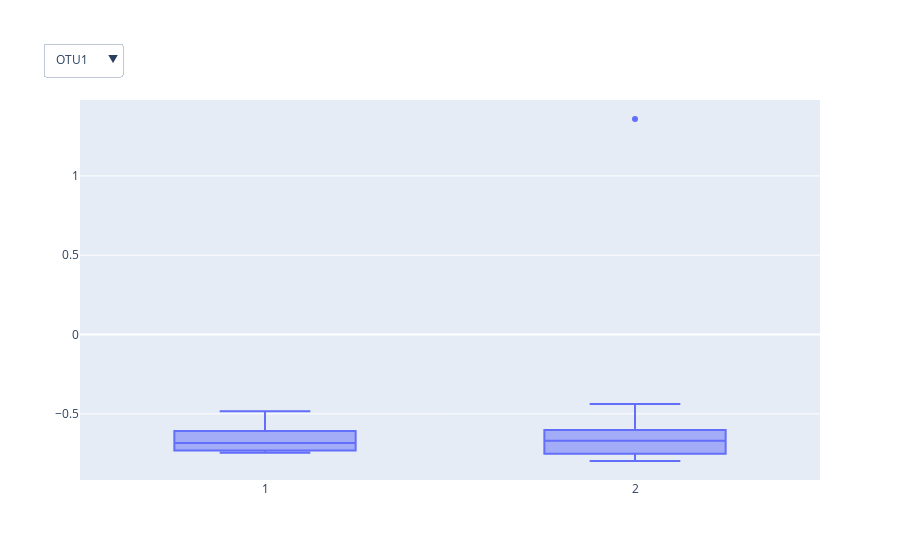

Notebook code for this chart:
### Markdown cell above
## OTU Boxplot

### Code cell
plotOTUBox(data)

### Figure 1 — Plotly figure (JSON) as saved in the notebook; plotly's stock layout.template omitted (floating-point values rounded to 4 significant figures)
{"data": [{"name": "OTU1", "type": "box", "visible": true, "x": [1, 1, 1, 1, 1, 1, 1, 1, 1, 1, 1, 1, 1, 1, 1, 1, 2, 2, 2, 2, 2, 2, 2, 2, 2, 2, 2, 2, 2, 2, 2, 2], "y": [-0.4841, -0.6648, -0.5565, -0.721, -0.7339, -0.745, -0.729, -0.7352, -0.7101, -0.7339, -0.7039, -0.5974, -0.5435, -0.6509, -0.6182, -0.6601, 1.359, -0.726, -0.4698, -0.6948, -0.4386, -0.7715, -0.6635, -0.7694, -0.6764, -0.7974, -0.582, -0.7745, -0.6212, -0.7341, -0.6566, -0.661]}, {"name": "OTU2", "type": "box", "visible": false, "x": [1, 1, 1, 1, 1, 1, 1, 1, 1, 1, 1, 1, 1, 1, 1, 1, 2, 2, 2, 2, 2, 2, 2, 2, 2, 2, 2, 2, 2, 2, 2, 2], "y": [-0.4841, -0.6648, 0.6524, -0.721, -0.2639, -0.745, -0.4289, -0.7352, 0.5708, -0.7339, -0.2339, -0.5974, -0.5435, -0.6509, 1.182, -0.6601, 1.137, -0.726, 0.7391, -0.6948, 2.05, -0.7715, 0.125, -0.7694, 1.44, -0.7974, 0.9549, -0.7745, 1.696, -0.7341, 0.6914, -0.661]}, {"name": "OTU3", "type": "box", "visible": false, "x": [1, 1, 1, 1, 1, 1, 1, 1, 1, 1, 1, 1, 1, 1, 1, 1, 2, 2, 2, 2, 2, 2, 2, 2, 2, 2, 2, 2, 2, 2, 2, 2], "y": [-0.4841, -0.6648, -0.5565, -0.721, -0.7339, -0.745, -0.729, -0.7352, -0.7101, -0.7339, -0.7039, -0.5974, -0.5435, -0.6509, -0.6182, -0.6601, -0.482, -0.726, -0.4698, -0.6948, -0.4386, -0.7715, -0.6635, -0.7694, -0.6764, -0.7974, -0.582, -0.7745, 0.02066, -0.7341, -0.6566, -0.661]}, {"name": "OTU4", "type": "box", "visible": false, "x": [1, 1, 1, 1, 1, 1, 1, 1, 1, 1, 1, 1, 1, 1, 1, 1, 2, 2, 2, 2, 2, 2, 2, 2, 2, 2, 2, 2, 2, 2, 2, 2], "y": [-0.4841, 0.6702, -0.5565, 0.7941, 1.107, 0.834, 0.5928, 0.9696, 1.048, 0.713, -0.7039, -0.5974, -0.5435, -0.6509, -0.6182, -0.6601, -0.482, -0.726, -0.4698, -0.6948, -0.4386, -0.7715, -0.6635, -0.7694, -0.6764, -0.7974, -0.582, -0.7745, 0.494, -0.7341, -0.6566, -0.661]}, {"name": "OTU5", "type": "box", "visible": false, "x": [1, 1, 1, 1, 1, 1, 1, 1, 1, 1, 1, 1, 1, 1, 1, 1, 2, 2, 2, 2, 2, 2, 2, 2, 2, 2, 2, 2, 2, 2, 2, 2], "y": [2.841, -0.6648, 2.613, -0.721, 1.991, -0.745, 2.086, -0.7352, 2.05, -0.7339, 2.114, -0.5974, 2.752, -0.6509, 1.757, -0.6601, 2.962, -0.726, 3.094, -0.6948, 2.953, -0.7715, 2.481, -0.7694, 2.329, -0.7974, 2.759, -0.7745, 2.635, -0.7341, 2.507, -0.661]}, {"name": "OTU6", "type": "box", "visible": false, "x": [1, 1, 1, 1, 1, 1, 1, 1, 1, 1, 1, 1, 1, 1, 1, 1, 2, 2, 2, 2, 2, 2, 2, 2, 2, 2, 2, 2, 2, 2, 2, 2], "y": [-0.4841, 1.988, -0.5565, 1.721, -0.7339, 1.662, -0.729, 1.754, -0.7101, 1.636, -0.7039, 1.928, -0.5435, 1.891, -0.6182, 1.715, -0.482, 1.699, -0.4698, 1.769, -0.4386, 1.386, -0.6635, 1.265, -0.6764, 0.9343, -0.582, 1.685, -0.6212, 1.598, -0.6566, 1.585]}, {"name": "OTU7", "type": "box", "visible": false, "x": [1, 1, 1, 1, 1, 1, 1, 1, 1, 1, 1, 1, 1, 1, 1, 1, 2, 2, 2, 2, 2, 2, 2, 2, 2, 2, 2, 2, 2, 2, 2, 2], "y": [1.462, 1.677, 0.9475, 1.514, 1.219, 1.341, 1.273, 1.363, 1.357, 1.673, 1.104, 2.268, 1.344, 1.974, -0.6182, 1.979, 1.147, 1.546, 0.9165, 1.798, -0.4386, 1.131, 1.041, 1.365, 1.415, 0.9691, 1.267, 0.8837, 0.494, 0.943, 0.8585, 1.278]}, {"name": "OTU8", "type": "box", "visible": false, "x": [1, 1, 1, 1, 1, 1, 1, 1, 1, 1, 1, 1, 1, 1, 1, 1, 2, 2, 2, 2, 2, 2, 2, 2, 2, 2, 2, 2, 2, 2, 2, 2], "y": [-0.4841, -0.6648, -0.5565, -0.721, -0.7339, -0.745, -0.729, -0.7352, -0.7101, -0.7339, 1.137, -0.5974, -0.5435, -0.6509, 2.241, -0.6601, -0.482, -0.726, -0.4698, -0.6948, -0.4386, -0.7715, -0.6635, -0.7694, -0.6764, -0.7974, -0.582, -0.7745, -0.6212, -0.7341, -0.6566, -0.661]}, {"name": "OTU9", "type": "box", "visible": false, "x": [1, 1, 1, 1, 1, 1, 1, 1, 1, 1, 1, 1, 1, 1, 1, 1, 2, 2, 2, 2, 2, 2, 2, 2, 2, 2, 2, 2, 2, 2, 2, 2], "y": [1.447, 1.538, 1.766, 1.476, 1.19, 1.365, 1.279, 1.399, 1.338, 1.146, 1.145, 1.805, 1.523, 1.459, 1.659, 1.596, 1.167, 0.9878, 0.6616, 1.097, 1.635, 0.4955, 0.946, 1.087, 0.6586, 0.4835, 0.779, 0.8932, 0.4261, 1.049, 0.4252, -0.661]}, {"name": "OTU10", "type": "box", "visible": false, "x": [1, 1, 1, 1, 1, 1, 1, 1, 1, 1, 1, 1, 1, 1, 1, 1, 2, 2, 2, 2, 2, 2, 2, 2, 2, 2, 2, 2, 2, 2, 2, 2], "y": [-0.4841, 1.012, -0.5565, 0.8884, 0.7922, 0.7019, 0.7412, 0.8124, 0.713, 0.7922, 0.8222, 0.7636, 0.4681, 0.8967, 0.6902, 0.8981, 0.2112, 1.322, 1.314, 1.258, -0.4386, 1.174, 0.8626, 1.148, -0.6764, 0.9254, -0.582, 0.2371, -0.6212, -0.1745, -0.6566, -0.661]}, {"name": "OTU11", "type": "box", "visible": false, "x": [1, 1, 1, 1, 1, 1, 1, 1, 1, 1, 1, 1, 1, 1, 1, 1, 2, 2, 2, 2, 2, 2, 2, 2, 2, 2, 2, 2, 2, 2, 2, 2], "y": [-0.4841, 0.5291, -0.5565, 0.6527, 0.5331, 0.666, 0.5928, 0.7464, -0.7101, -0.7339, -0.7039, -0.5974, -0.5435, -0.6509, -0.6182, -0.6601, -0.482, -0.726, -0.4698, -0.6948, -0.4386, 0.104, -0.6635, -0.7694, 0.3709, 0.5507, 0.03323, 0.101, -0.2847, 0.007795, 0.1088, -0.661]}, {"name": "OTU12", "type": "box", "visible": false, "x": [1, 1, 1, 1, 1, 1, 1, 1, 1, 1, 1, 1, 1, 1, 1, 1, 2, 2, 2, 2, 2, 2, 2, 2, 2, 2, 2, 2, 2, 2, 2, 2], "y": [-0.4841, -0.6648, -0.5565, -0.721, 0.6524, 0.7019, 0.7862, 0.8124, -0.7101, 0.2594, -0.7039, -0.5974, -0.5435, -0.6509, -0.6182, -0.6601, -0.482, 0.483, 0.248, 0.7638, -0.06706, 1.257, 1.185, 1.359, 0.6184, 1.389, 0.753, 0.3886, 0.3534, 1.13, 0.9726, 1.425]}, {"name": "OTU13", "type": "box", "visible": false, "x": [1, 1, 1, 1, 1, 1, 1, 1, 1, 1, 1, 1, 1, 1, 1, 1, 2, 2, 2, 2, 2, 2, 2, 2, 2, 2, 2, 2, 2, 2, 2, 2], "y": [-0.4841, -0.6648, -0.5565, -0.721, -0.7339, -0.745, -0.729, -0.7352, -0.7101, -0.7339, -0.7039, -0.5974, -0.5435, -0.6509, -0.6182, -0.6601, -0.482, 0.4527, -0.4698, -0.6948, -0.4386, -0.7715, -0.6635, -0.7694, -0.6764, -0.7974, -0.582, -0.7745, -0.6212, -0.7341, -0.6566, -0.661]}, {"name": "OTU14", "type": "box", "visible": false, "x": [1, 1, 1, 1, 1, 1, 1, 1, 1, 1, 1, 1, 1, 1, 1, 1, 2, 2, 2, 2, 2, 2, 2, 2, 2, 2, 2, 2, 2, 2, 2, 2], "y": [-0.4841, -0.6648, -0.5565, 0.7941, 0.7012, 0.7366, 0.682, 0.823, 0.848, 0.8756, 0.8955, 0.8842, 0.245, 0.7228, 0.7036, 0.2562, -0.482, 0.4978, -0.4698, 0.4526, -0.06706, 0.2933, 0.4517, 0.8696, -0.2381, 0.3813, -0.582, -0.7745, -0.6212, -0.7341, -0.6566, 0.2351]}, {"name": "OTU15", "type": "box", "visible": false, "x": [1, 1, 1, 1, 1, 1, 1, 1, 1, 1, 1, 1, 1, 1, 1, 1, 2, 2, 2, 2, 2, 2, 2, 2, 2, 2, 2, 2, 2, 2, 2, 2], "y": [-0.4841, -0.6648, 0.3189, -0.721, -0.7339, -0.745, -0.729, -0.7352, -0.7101, -0.7339, -0.7039, -0.5974, -0.5435, -0.6509, -0.4358, -0.6601, -0.482, -0.726, -0.4698, -0.6948, -0.4386, -0.7715, -0.6635, -0.7694, -0.6764, -0.7974, -0.582, -0.7745, -0.6212, -0.7341, -0.6566, -0.661]}, {"name": "OTU16", "type": "box", "visible": false, "x": [1, 1, 1, 1, 1, 1, 1, 1, 1, 1, 1, 1, 1, 1, 1, 1, 2, 2, 2, 2, 2, 2, 2, 2, 2, 2, 2, 2, 2, 2, 2, 2], "y": [-0.4841, 0.9141, 0.399, 0.7719, 0.4751, 0.8644, 0.5238, 0.5596, 0.7368, 0.9889, 0.7071, -0.03776, -0.01286, 0.1146, -0.03038, 0.5489, -0.482, 0.1903, -0.4698, 0.3168, -0.1385, 0.4375, 0.102, 0.2953, -0.3399, -0.7974, -0.582, 0.181, -0.2157, 0.9886, 0.2395, -0.2227]}, {"name": "OTU17", "type": "box", "visible": false, "x": [1, 1, 1, 1, 1, 1, 1, 1, 1, 1, 1, 1, 1, 1, 1, 1, 2, 2, 2, 2, 2, 2, 2, 2, 2, 2, 2, 2, 2, 2, 2, 2], "y": [1.02, 0.872, 0.003081, 0.8159, 0.4751, 0.7919, 0.08197, 0.1811, 0.2644, 1.015, 0.833, 0.3581, 0.7915, 1.244, 0.04967, 0.5927, -0.482, -0.726, -0.4698, 0.07066, -0.1022, 0.5503, 0.102, 0.08505, -0.2709, -0.6576, -0.02234, -0.05667, -0.6212, 0.1203, 0.3179, -0.2894]}, {"name": "OTU18", "type": "box", "visible": false, "x": [1, 1, 1, 1, 1, 1, 1, 1, 1, 1, 1, 1, 1, 1, 1, 1, 2, 2, 2, 2, 2, 2, 2, 2, 2, 2, 2, 2, 2, 2, 2, 2], "y": [-0.4841, -0.6648, -0.5565, -0.721, -0.7339, -0.745, -0.729, -0.7352, -0.7101, -0.7339, -0.7039, -0.5974, -0.5435, -0.6509, -0.6182, -0.6601, -0.482, 0.5268, -0.4698, 0.2215, 0.06215, 0.7215, -0.04828, 0.2422, 0.5326, 0.334, 0.8043, 1.0, 0.5878, 1.37, 1.152, 0.9484]}, {"name": "OTU19", "type": "box", "visible": false, "x": [1, 1, 1, 1, 1, 1, 1, 1, 1, 1, 1, 1, 1, 1, 1, 1, 2, 2, 2, 2, 2, 2, 2, 2, 2, 2, 2, 2, 2, 2, 2, 2], "y": [-0.4841, -0.6648, -0.5565, -0.721, -0.7339, -0.745, -0.729, -0.7352, -0.2094, -0.3974, -0.7039, -0.009592, -0.5435, -0.1501, -0.3558, -0.1901, -0.482, -0.08411, -0.4698, -0.6948, -0.4386, -0.7715, -0.6635, -0.2994, 0.6184, 0.7918, 0.3541, 1.066, 0.1443, 0.03133, 0.373, 1.431]}, {"name": "OTU20", "type": "box", "visible": false, "x": [1, 1, 1, 1, 1, 1, 1, 1, 1, 1, 1, 1, 1, 1, 1, 1, 2, 2, 2, 2, 2, 2, 2, 2, 2, 2, 2, 2, 2, 2, 2, 2], "y": [-0.4841, -0.6648, -0.5565, -0.721, -0.7339, -0.745, -0.729, -0.7352, -0.7101, -0.7339, -0.7039, -0.5974, -0.5435, -0.6509, -0.6182, -0.6601, -0.482, -0.726, -0.4698, -0.6948, -0.4386, -0.7715, -0.6635, -0.7694, 0.06556, 0.1189, -0.582, 0.1616, -0.09056, -0.7341, -0.6566, -0.661]}, {"name": "OTU21", "type": "box", "visible": false, "x": [1, 1, 1, 1, 1, 1, 1, 1, 1, 1, 1, 1, 1, 1, 1, 1, 2, 2, 2, 2, 2, 2, 2, 2, 2, 2, 2, 2, 2, 2, 2, 2], "y": [0.4322, -0.2933, 0.05865, -0.05316, -0.7339, -0.745, -0.2282, -0.3636, -0.2719, -0.01604, 0.107, 0.1681, -0.138, 0.4805, -0.6182, 0.7386, -0.482, -0.726, 0.2721, -0.6948, -0.4386, -0.7715, -0.02161, -0.05153, -0.6764, 0.1581, -0.582, -0.7745, -0.6212, -0.7341, -0.6566, 1.114]}, {"name": "OTU22", "type": "box", "visible": false, "x": [1, 1, 1, 1, 1, 1, 1, 1, 1, 1, 1, 1, 1, 1, 1, 1, 2, 2, 2, 2, 2, 2, 2, 2, 2, 2, 2, 2, 2, 2, 2, 2], "y": [-0.4841, -0.6648, -0.5565, -0.721, -0.7339, -0.745, -0.729, -0.7352, -0.7101, -0.7339, -0.7039, -0.5974, -0.5435, -0.6509, -0.6182, -0.6601, -0.482, -0.726, 0.2721, -0.6948, -0.4386, -0.7715, 0.7353, 0.01909, -0.6764, 0.01354, -0.582, -0.7745, -0.6212, -0.7341, -0.6566, -0.661]}, {"name": "OTU23", "type": "box", "visible": false, "x": [1, 1, 1, 1, 1, 1, 1, 1, 1, 1, 1, 1, 1, 1, 1, 1, 2, 2, 2, 2, 2, 2, 2, 2, 2, 2, 2, 2, 2, 2, 2, 2], "y": [1.511, 0.3999, 1.589, -0.003152, -0.06603, 0.02047, 0.03651, -0.2344, 0.07831, 0.1205, 0.5199, 0.2355, 1.179, 0.4805, 0.5758, 1.106, 0.2112, -0.2877, -0.4698, -0.00166, 0.2545, 0.3272, -0.6635, -0.7694, 0.2399, -0.7974, 0.4654, 0.5338, 0.5727, 0.2775, 0.8909, -0.661]}, {"name": "OTU24", "type": "box", "visible": false, "x": [1, 1, 1, 1, 1, 1, 1, 1, 1, 1, 1, 1, 1, 1, 1, 1, 2, 2, 2, 2, 2, 2, 2, 2, 2, 2, 2, 2, 2, 2, 2, 2], "y": [-0.4841, -0.6648, -0.5565, -0.721, -0.7339, -0.745, -0.729, -0.7352, -0.7101, -0.7339, -0.7039, -0.5974, -0.5435, -0.6509, -0.6182, -0.6601, -0.482, 1.378, -0.4698, 1.286, -0.4386, 1.38, -0.6635, 1.079, -0.6764, 1.582, -0.582, 1.445, -0.6212, 1.469, -0.6566, 1.75]}], "layout": {"updatemenus": [{"buttons": [{"args": [{"visible": [true, false, false, false, false, false, false, false, false, false, false, false, false, false, false, false, false, false, false, false, false, false, false, false]}], "label": "OTU1", "method": "update"}, {"args": [{"visible": [false, true, false, false, false, false, false, false, false, false, false, false, false, false, false, false, false, false, false, false, false, false, false, false]}], "label": "OTU2", "method": "update"}, {"args": [{"visible": [false, false, true, false, false, false, false, false, false, false, false, false, false, false, false, false, false, false, false, false, false, false, false, false]}], "label": "OTU3", "method": "update"}, {"args": [{"visible": [false, false, false, true, false, false, false, false, false, false, false, false, false, false, false, false, false, false, false, false, false, false, false, false]}], "label": "OTU4", "method": "update"}, {"args": [{"visible": [false, false, false, false, true, false, false, false, false, false, false, false, false, false, false, false, false, false, false, false, false, false, false, false]}], "label": "OTU5", "method": "update"}, {"args": [{"visible": [false, false, false, false, false, true, false, false, false, false, false, false, false, false, false, false, false, false, false, false, false, false, false, false]}], "label": "OTU6", "method": "update"}, {"args": [{"visible": [false, false, false, false, false, false, true, false, false, false, false, false, false, false, false, false, false, false, false, false, false, false, false, false]}], "label": "OTU7", "method": "update"}, {"args": [{"visible": [false, false, false, false, false, false, false, true, false, false, false, false, false, false, false, false, false, false, false, false, false, false, false, false]}], "label": "OTU8", "method": "update"}, {"args": [{"visible": [false, false, false, false, false, false, false, false, true, false, false, false, false, false, false, false, false, false, false, false, false, false, false, false]}], "label": "OTU9", "method": "update"}, {"args": [{"visible": [false, false, false, false, false, false, false, false, false, true, false, false, false, false, false, false, false, false, false, false, false, false, false, false]}], "label": "OTU10", "method": "update"}, {"args": [{"visible": [false, false, false, false, false, false, false, false, false, false, true, false, false, false, false, false, false, false, false, false, false, false, false, false]}], "label": "OTU11", "method": "update"}, {"args": [{"visible": [false, false, false, false, false, false, false, false, false, false, false, true, false, false, false, false, false, false, false, false, false, false, false, false]}], "label": "OTU12", "method": "update"}, {"args": [{"visible": [false, false, false, false, false, false, false, false, false, false, false, false, true, false, false, false, false, false, false, false, false, false, false, false]}], "label": "OTU13", "method": "update"}, {"args": [{"visible": [false, false, false, false, false, false, false, false, false, false, false, false, false, true, false, false, false, false, false, false, false, false, false, false]}], "label": "OTU14", "method": "update"}, {"args": [{"visible": [false, false, false, false, false, false, false, false, false, false, false, false, false, false, true, false, false, false, false, false, false, false, false, false]}], "label": "OTU15", "method": "update"}, {"args": [{"visible": [false, false, false, false, false, false, false, false, false, false, false, false, false, false, false, true, false, false, false, false, false, false, false, false]}], "label": "OTU16", "method": "update"}, {"args": [{"visible": [false, false, false, false, false, false, false, false, false, false, false, false, false, false, false, false, true, false, false, false, false, false, false, false]}], "label": "OTU17", "method": "update"}, {"args": [{"visible": [false, false, false, false, false, false, false, false, false, false, false, false, false, false, false, false, false, true, false, false, false, false, false, false]}], "label": "OTU18", "method": "update"}, {"args": [{"visible": [false, false, false, false, false, false, false, false, false, false, false, false, false, false, false, false, false, false, true, false, false, false, false, false]}], "label": "OTU19", "method": "update"}, {"args": [{"visible": [false, false, false, false, false, false, false, false, false, false, false, false, false, false, false, false, false, false, false, true, false, false, false, false]}], "label": "OTU20", "method": "update"}, {"args": [{"visible": [false, false, false, false, false, false, false, false, false, false, false, false, false, false, false, false, false, false, false, false, true, false, false, false]}], "label": "OTU21", "method": "update"}, {"args": [{"visible": [false, false, false, false, false, false, false, false, false, false, false, false, false, false, false, false, false, false, false, false, false, true, false, false]}], "label": "OTU22", "method": "update"}, {"args": [{"visible": [false, false, false, false, false, false, false, false, false, false, false, false, false, false, false, false, false, false, false, false, false, false, true, false]}], "label": "OTU23", "method": "update"}, {"args": [{"visible": [false, false, false, false, false, false, false, false, false, false, false, false, false, false, false, false, false, false, false, false, false, false, false, true]}], "label": "OTU24", "method": "update"}], "direction": "down", "showactive": true, "xanchor": "left", "y": 1.15, "yanchor": "top"}]}}
